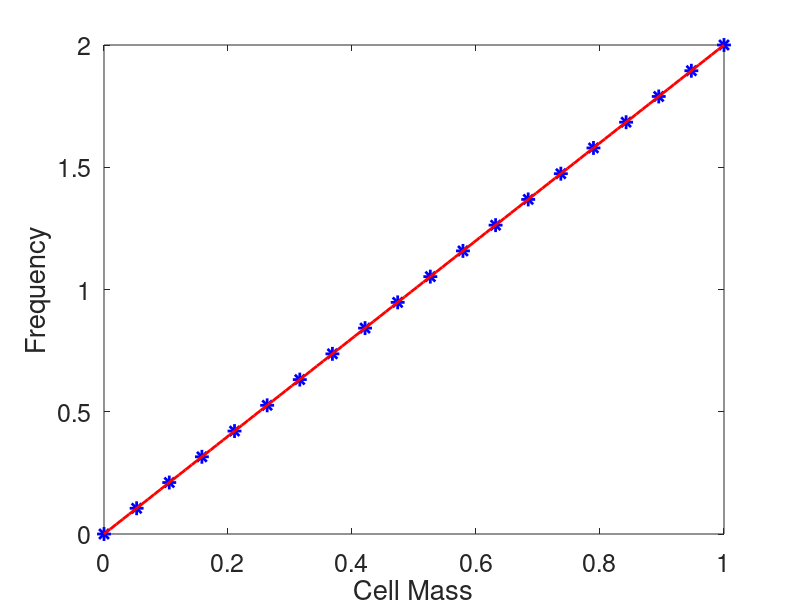

This chart was generated by the following MATLAB code: (Note: this script raises an error after producing the figure.)
%% Get Data

xdata = linspace(0,1,20);
ydata = linspace(0,2,20);

%% Linear Fitting

p=polyfit(xdata,ydata,1);  

xfit = linspace(min(xdata),max(xdata),100);  
yfit = polyval(p,xfit);  

%% Plot

f = figure;
hold on;
box on;

%%%%% Set font for current axis
% set(gca,'FontName','Arial');
set(gca,'FontSize',18)

%%%%% Plot data
plot( xdata, ydata, 'b*', 'LineWidth', 2, 'MarkerSize',10);
plot( xfit, yfit, 'r-', 'LineWidth', 2);
% plot( xdata(1:20:end), ydata(1:20:end), 'ro', 'MarkerSize', 8,'LineWidth', 2);

%%%%% Plot Range
% ylim([0,1])

%%%%% Labels and Titles
xlabel('Cell Mass')
ylabel('Frequency')
%title('This is a Title')

%%%%% Paper setting
set(gcf,'units','pixel');
set(gcf,'position',[0,0,600,450]*1.2);

%%%%% Output to Tiff
% function [] = outputfig( f, filename, reztime)
outputfig(gcf,'5th_order',2)